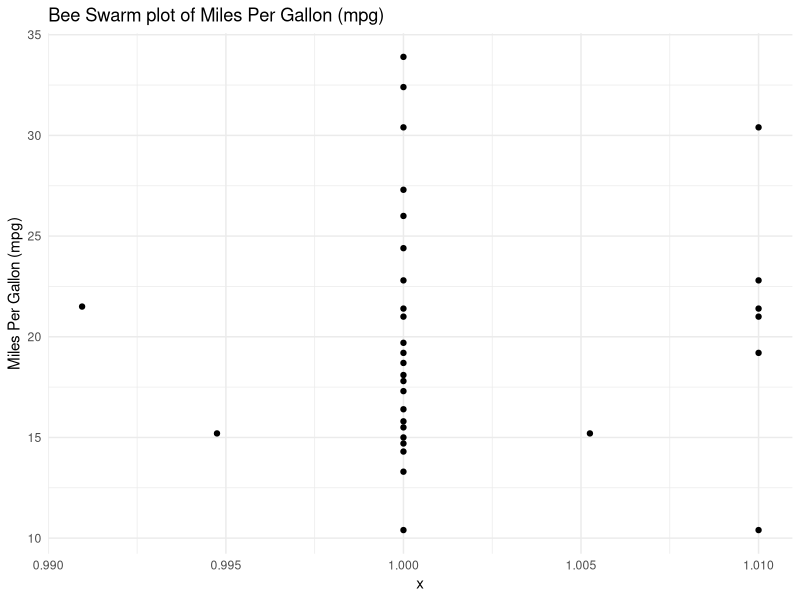
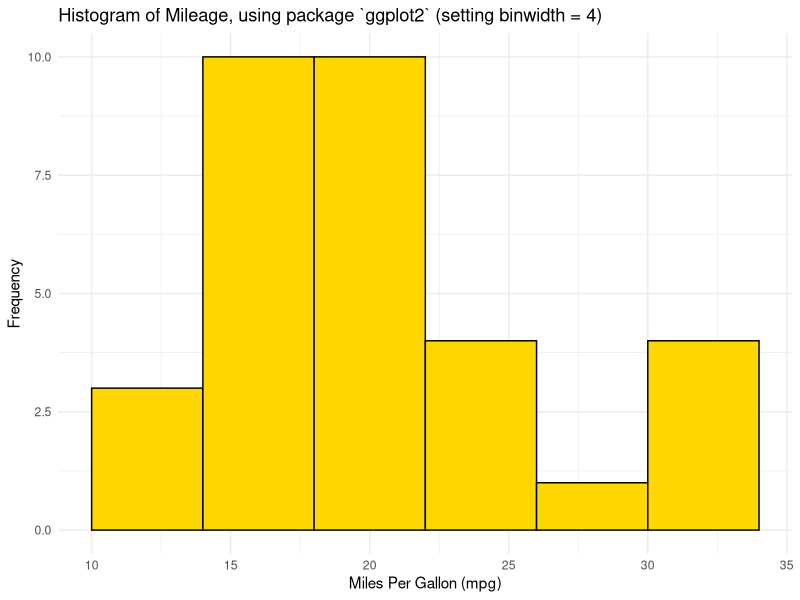
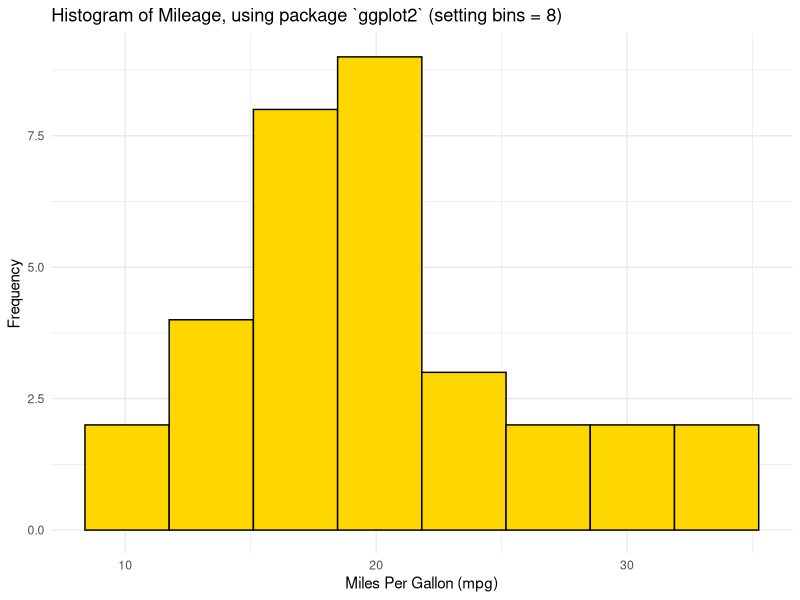
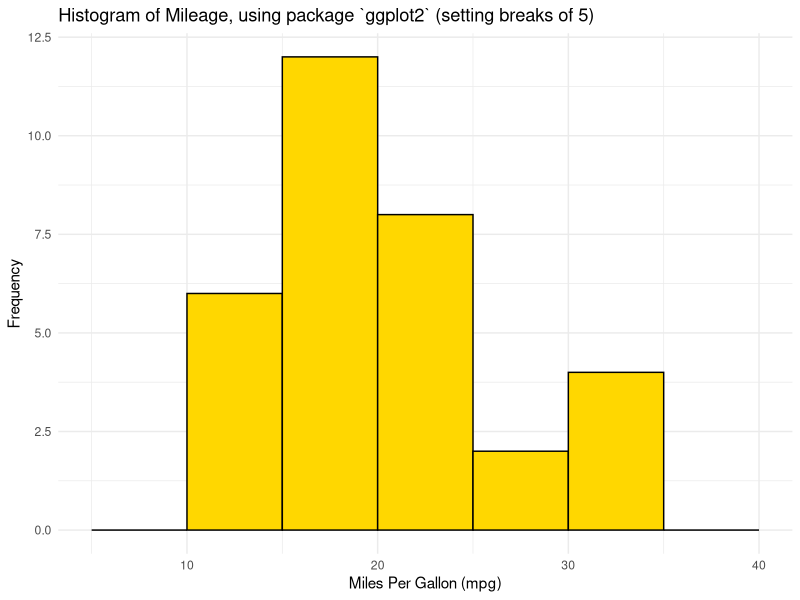
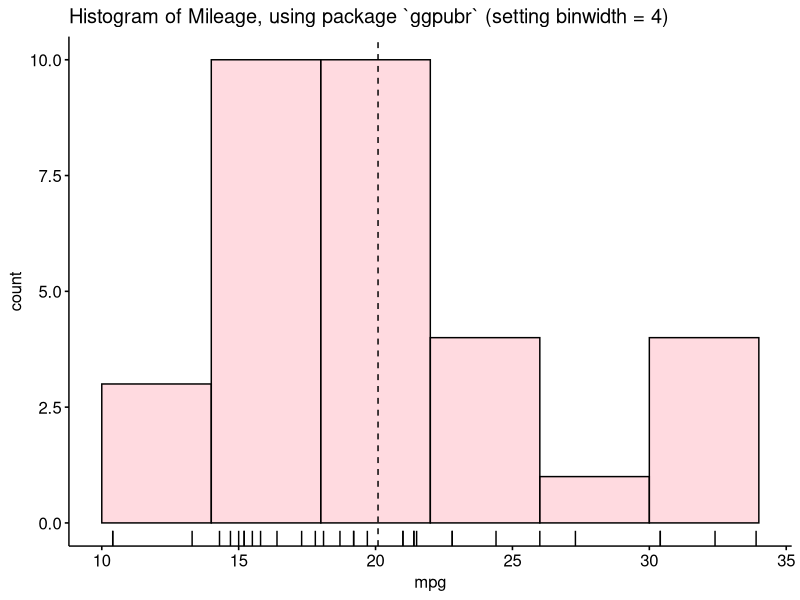
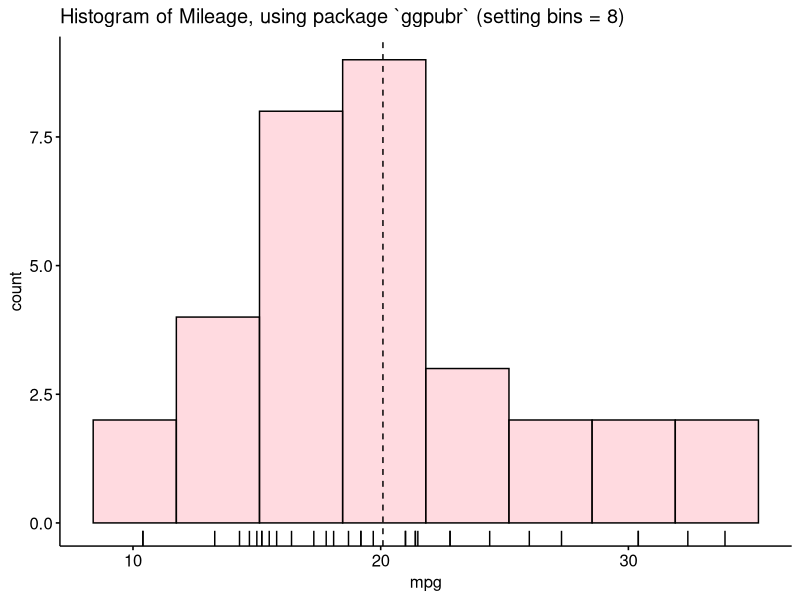
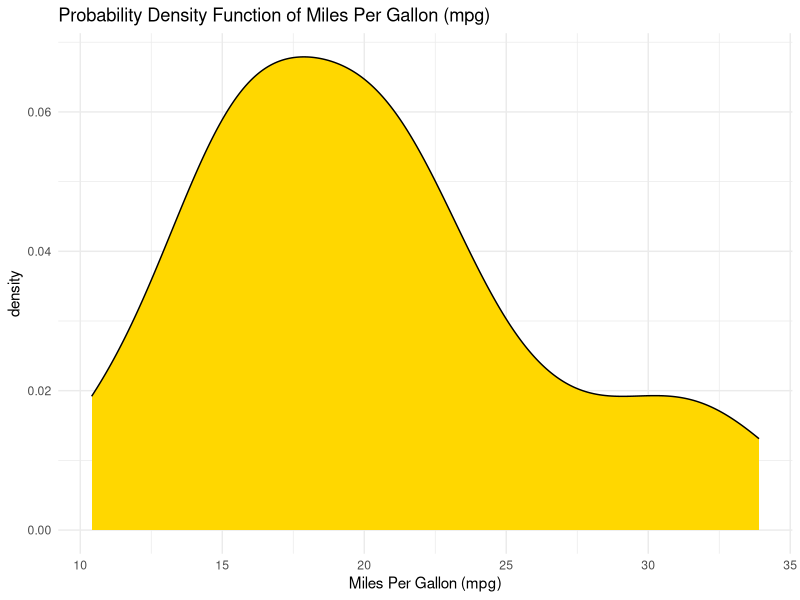
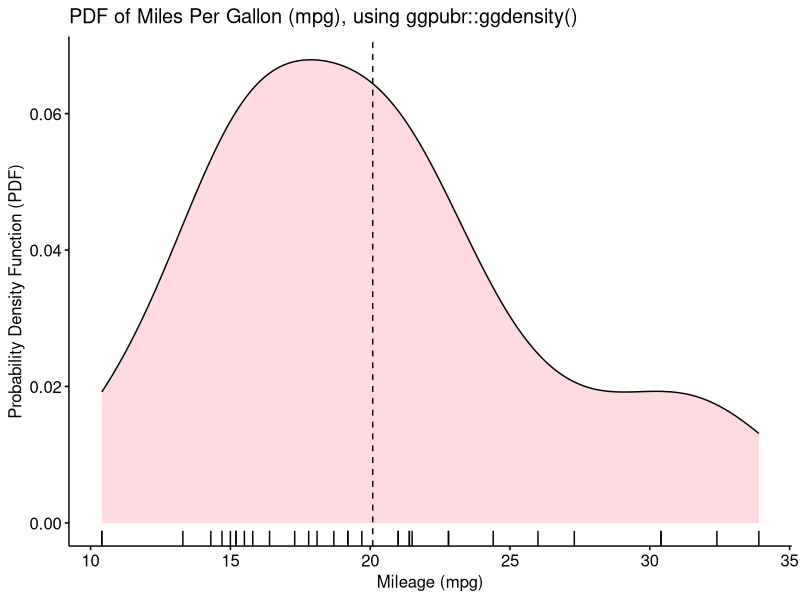

Generate these figures, in order, with R:
## ---- chunk 1
# Load the required libraries, suppressing annoying startup messages
library(dplyr, quietly = TRUE, warn.conflicts = FALSE)
library(tibble, quietly = TRUE, warn.conflicts = FALSE)
# Read the mtcars dataset into a tibble called tb
data(mtcars)
tb <- as_tibble(mtcars)
# Convert relevant columns into factor variables
tb$cyl <- as.factor(tb$cyl) # cyl = {4,6,8}, number of cylinders
tb$am <- as.factor(tb$am) # am = {0,1}, 0:automatic, 1: manual transmission
tb$vs <- as.factor(tb$vs) # vs = {0,1}, v-shaped engine, 0:no, 1:yes
tb$gear <- as.factor(tb$gear) # gear = {3,4,5}, number of gears
# Directly access the data columns of tb, without tb$mpg
attach(tb)
## ---- chunk 2
library(dplyr)
library(ggthemes)
suppressPackageStartupMessages(library(ggplot2))
## ---- chunk 3
library(ggplot2)
library(ggbeeswarm) # Necessary for geom_beeswarm() 
ggplot(tb, 
       aes(x = 1, 
           y = mpg)) +
  geom_beeswarm() +
  labs(title = "Bee Swarm plot of Miles Per Gallon (mpg)",
       y = "Miles Per Gallon (mpg)") +
  theme_minimal() 
## ---- chunk 4
ggplot(tb, 
       aes(x = mpg)) +
  geom_histogram(binwidth = 4, 
                 fill = "gold", 
                 color = "black") +
  theme_minimal() +
  labs(title = "Histogram of Mileage, using package `ggplot2` (setting binwidth = 4)", 
       x = "Miles Per Gallon (mpg)", y = "Frequency")

## ---- chunk 5
ggplot(tb, 
       aes(x = mpg)) +
  geom_histogram(bins = 8, 
                 fill = "gold", 
                 color = "black") +
  theme_minimal() +
  labs(title = "Histogram of Mileage, using package `ggplot2` (setting bins = 8)", 
       x = "Miles Per Gallon (mpg)", y = "Frequency")

## ---- chunk 6
ggplot(tb, 
       aes(x = mpg)) +
  geom_histogram(breaks = seq(5, 40, by = 5), 
                 fill = "gold", 
                 color = "black") +
  theme_minimal() +
  labs(title = "Histogram of Mileage, using package `ggplot2` (setting breaks of 5)", 
       x = "Miles Per Gallon (mpg)", y = "Frequency")
## ---- chunk 7
library(ggpubr)
gghistogram(tb, 
            x = "mpg", 
            binwidth = 4,
            add = "mean", 
            rug = TRUE, 
            color = "black" ,
            fill = "lightpink",
            title = "Histogram of Mileage, using package `ggpubr` (setting binwidth = 4) "
)
## ---- chunk 8
library(ggpubr)
gghistogram(tb, 
            x = "mpg", 
            bins = 8,
            add = "mean", 
            rug = TRUE, 
            color = "black" ,
            fill = "lightpink",
            title = "Histogram of Mileage, using package `ggpubr` (setting bins = 8) "
)
## ---- chunk 9
ggplot(tb, 
       aes(x = mpg)) +
  geom_density(fill = "gold") +
  theme_minimal() +
  labs(title = "Probability Density Function of Miles Per Gallon (mpg)", 
       x = "Miles Per Gallon (mpg)", y = "density") 
## ---- chunk 10
library(ggpubr)
ggdensity(tb, 
            x = "mpg", 
            add = "mean", 
            rug = TRUE, 
            color = "black" ,
            fill = "lightpink",
            title = "PDF of Miles Per Gallon (mpg), using ggpubr::ggdensity()",
            xlab = "Mileage (mpg)",
            ylab = "Probability Density Function (PDF)"
)
## ---- chunk 11
# Load required library
library(ggplot2)
# Create a CDF plot
ggplot(tb, aes(x = mpg)) +
  stat_ecdf(geom = "line", color = "blue") +
  labs(x = "Miles Per Gallon (mpg)", y = "CDF", 
       title = "Cumulative Distribution Function (CDF) of Mileage (mpg)") +
  theme_minimal() 
## ---- chunk 12
ggplot(tb, 
       aes(y = mpg)) +
  geom_boxplot(fill = "gold") +
  theme_minimal() +
  coord_flip() +
  labs(title = "Boxplot of Mileage (mpg)", 
       y = "Miles Per Gallon (mpg)")
## ---- chunk 13
library(ggpubr)
ggboxplot(tb, 
          y = "mpg", 
          orientation = "horizontal",
          rug = TRUE, 
          color = "black" ,
          fill = "lightpink",
          add = "jitter",
          title = "Boxplot of Mileage (mpg), using ggpubr::ggboxplot()"
)
## ---- chunk 14
ggplot(tb, aes(x = "", y = mpg)) +
  geom_violin(fill = "gold") +
  geom_boxplot(fill = "skyblue", width = 0.2) +
  labs(x = "", y = "Miles Per Gallon (mpg)", 
       title = "Violin Plot with Boxplot of Miles Per Gallon (mpg)") +
  coord_flip() +
  theme_minimal()
## ---- chunk 15
library(ggpubr)
ggviolin(tb, 
         y = "mpg", 
         orientation = "horizontal",
         rug = TRUE, 
         color = "black" ,
         fill = "lightpink",
         add = "boxplot", add.params = list(fill = "lightblue"),
         title = "Violin plot of Miles Per Gallon (mpg), using ggpubr::ggviolin()"
)
## ---- chunk 16
ggplot(tb, 
       aes(sample = mpg)) +
  stat_qq() +
  stat_qq_line() +
  labs(x = "Theoretical Quantiles", y = "Sample Quantiles", 
       title = "Q-Q Plot of Miles Per Gallon (mpg)") +
  theme_minimal()

## ---- chunk 17
library(ggplot2)
library(ggpubr)
PlotHist <- gghistogram(tb, 
            x = "mpg", 
            binwidth = 4,
            add = "mean", 
            rug = TRUE, 
            color = "black" ,
            fill = "lightpink",
            title = "Histogram (binwidth = 4) "
)
PlotBox <- ggboxplot(tb, 
            y = "mpg", 
            rug = TRUE, 
            color = "black" ,
            fill = "lightpink",
            add = "jitter",
            title = "Boxplot of Mileage, using ggpubr"
)
# Combine the plots using ggarrange()
combined_plot <- ggarrange(PlotHist, PlotBox, ncol = 2)
# Display the combined plot
print(combined_plot)
